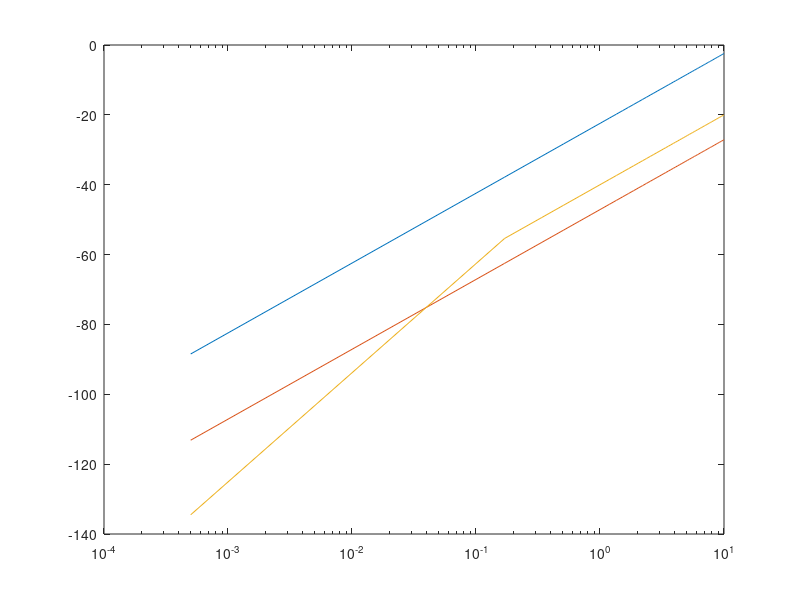

Recreate this plot in MATLAB.
%%% Stanton model

clear 
close all


rho_gas = 1.21;
rho_water = 998.21;
c_gas = 340;
c_water = 1500;
a = linspace(5e-6,10e-2,60);  % bubble radius (m), radius of a gas-filled sphere
z = 0;

f0 = 3.15./a*sqrt(1+0.1*z);
% f0=30e3;
w = 2*pi*f0;
k = w/c_water;
ka = k.*a;

%% 
d_r = rho_gas / rho_water;
s_r = c_gas / c_water;
alpha_ps = (1-d_r*s_r^2)/(3*d_r*s_r^2) + (1-s_r)/(1+2*s_r);
 
G = 1 + 85*exp(-5*10^5*(ka-0.0135).^2);
Rg = (d_r*s_r-1)/(d_r*s_r+1); % the Rayleigh reflection coefficient
F = 1 + 0.5*(ka).^(-0.75); % an heuristic function to account for deviations
%% Stanton s model, a gas-filled sphere
% for the backscattering cross-section of a gas-filled sphere of radius a
sigma_bs_St = (a.^2.*(ka).^4*alpha_ps^2.*G)./(1+4*(ka).^4*alpha_ps^2/Rg^2/F);
TS_St = 10*log10(sigma_bs_St);

figure

semilogx(a*1e2,TS_St);
hold on
% ylim([-200 -40])

% xticks([1e-3 1e-])
%% Stanton s model, a gas-filled prolate spheroid,
alpha_ps2 = (1-d_r*s_r^2)/(2*d_r*s_r^2) + (1-d_r)/(1+d_r);
L = 2*a; % major-axis
G2 = 1 + 6*exp(-7*10^5*(ka-0.0045).^2);
F2 = 1;
sigma_bs_St2 = 1/9*L.^2.*(ka).^4*alpha_ps2^2.*G2./(1+16/9*(ka).^4*alpha_ps2^2/Rg^2/F2);
TS_St2 = 10*log10(sigma_bs_St2);
semilogx(a*1e2,TS_St2);
%% Medwin formula 
f = 120e3;
sigma_bs_Md = a.^2 ./ (((f0/f).^2 - 1).^2 + ka.^2);
TS_Md = 10*log10(sigma_bs_Md);
semilogx(a*1e2,TS_Md);
% ylim([-200 -40])